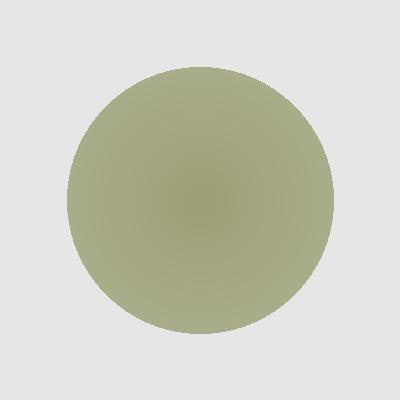
#> input picture hydrogel_cv/sample_scan.jpg, 400 x 400 px
$ python scan.py --image sample_scan.jpg
#> lines starting #> are read from the running program, lines starting #| are printed output that depends on the picture
### hydrogel_cv/utils.py
import numpy as np
from PIL import Image
import cv2

def load_image(path):
    img = Image.open(path).convert('RGB')
    return np.array(img)

def white_balance_grayworld(img: np.ndarray) -> np.ndarray:
    img = img.astype(np.float32)
    avgR = np.mean(img[:, :, 0])
    avgG = np.mean(img[:, :, 1])
    avgB = np.mean(img[:, :, 2])
    avg = (avgR + avgG + avgB) / 3.0
    img[:, :, 0] = np.clip((img[:, :, 0] * (avg / avgR)), 0, 255)
    img[:, :, 1] = np.clip((img[:, :, 1] * (avg / avgG)), 0, 255)
    img[:, :, 2] = np.clip((img[:, :, 2] * (avg / avgB)), 0, 255)
    return img.astype(np.uint8)

def crop_center_square(img: np.ndarray, size: int = 100) -> np.ndarray:
    h, w = img.shape[:2]
    cx, cy = w // 2, h // 2
    half = size // 2
    x1 = max(0, cx - half)
    y1 = max(0, cy - half)
    x2 = min(w, cx + half)
    y2 = min(h, cy + half)
    return img[y1:y2, x1:x2]

def mean_rgb(img: np.ndarray) -> np.ndarray:
    roi = img.reshape(-1, 3)
    mean = np.mean(roi, axis=0)
    return mean

def rgb_to_lab(rgb: np.ndarray) -> np.ndarray:
    rgb = rgb.reshape(1, 1, 3).astype(np.uint8)
    lab = cv2.cvtColor(rgb, cv2.COLOR_RGB2LAB)
    return lab.reshape(3)

### hydrogel_cv/scan.py
"""Hydrogel scan processing and color-to-pH estimation.

Usage:
  python scan.py --image PATH --model model.pkl
"""
import argparse
import json
import os
from datetime import datetime
import numpy as np
from joblib import load
from hydrogel_cv.utils import load_image, white_balance_grayworld, crop_center_square, mean_rgb, rgb_to_lab


def estimate_pH_from_rgb(rgb, model):
    rgb = np.array(rgb).reshape(1, -1)
    try:
        pH = float(model.predict(rgb)[0])
        confidence = 0.85
    except Exception:
        pH = float(6.5)
        confidence = 0.3
    return pH, confidence


def run(image_path, model_path, roi_size=120, out_json=None):
    img = load_image(image_path)
#> in load_image, img is the input picture: PIL image 400x400 RGB; mean R, G, B 207.4, 208.3, 195.3
    wb = white_balance_grayworld(img)
#> in white_balance_grayworld, `avgR = np.mean(img[:, :, 0])`: avgR = 207.4
#> in white_balance_grayworld, `avgG = np.mean(img[:, :, 1])`: avgG = 208.3
#> in white_balance_grayworld, `avgB = np.mean(img[:, :, 2])`: avgB = 195.3
#> in white_balance_grayworld, `avg = (avgR + avgG + avgB) / 3.0`: avg = 203.7
    roi = crop_center_square(wb, size=roi_size)
#> in crop_center_square, `return img[y1:y2, x1:x2]`:
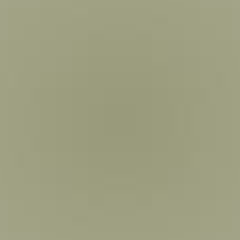
#> returned value: shape (120, 120, 3) (shown 2 times larger); mean of channels 0, 1, 2 158.2, 159.2, 128.9; drawn as R, G, B
    mean = mean_rgb(roi)
#> in mean_rgb, `mean = np.mean(roi, axis=0)`: mean = [158.2, 159.2, 128.9]
#> mean = [158.2, 159.2, 128.9]
    lab = rgb_to_lab(mean)
#> in rgb_to_lab, `rgb = rgb.reshape(1, 1, 3).astype(np.uint8)`: rgb = [[158, 159, 128]]
#> in rgb_to_lab, `lab = cv2.cvtColor(rgb, cv2.COLOR_RGB2LAB)`: lab = [[165, 122, 144]]
#> lab = [165, 122, 144]

    model = None
    if os.path.exists(model_path):
        model = load(model_path)

    pH, confidence = estimate_pH_from_rgb(mean, model) if model is not None else (6.5, 0.3)
#> pH = 6.5; confidence = 0.3

    result = {
        'timestamp': datetime.utcnow().isoformat() + 'Z',
        'source_type': 'image',
        'estimated_pH': round(float(pH), 2),
        'confidence': round(float(confidence), 3),
        'model_version': os.path.basename(model_path) if model is not None else None,
        'processing_metadata': {
            'white_balance': 'grayworld',
            'roi_size': roi_size,
            'mean_rgb': [float(round(x, 2)) for x in mean.tolist()],
            'mean_lab': [float(round(x, 2)) for x in lab.tolist()]
        }
    }

    out = out_json or (os.path.splitext(image_path)[0] + '.hydrogel.json')
    with open(out, 'w') as f:
        json.dump(result, f, indent=2)

    print(json.dumps(result, indent=2))
#> (printed output is left out)
    return result


if __name__ == '__main__':
    parser = argparse.ArgumentParser()
    parser.add_argument('--image', required=True)
    parser.add_argument('--model', default='model.pkl')
    parser.add_argument('--roi', type=int, default=120)
    parser.add_argument('--out', default=None)
    args = parser.parse_args()
    run(args.image, args.model, roi_size=args.roi, out_json=args.out)
